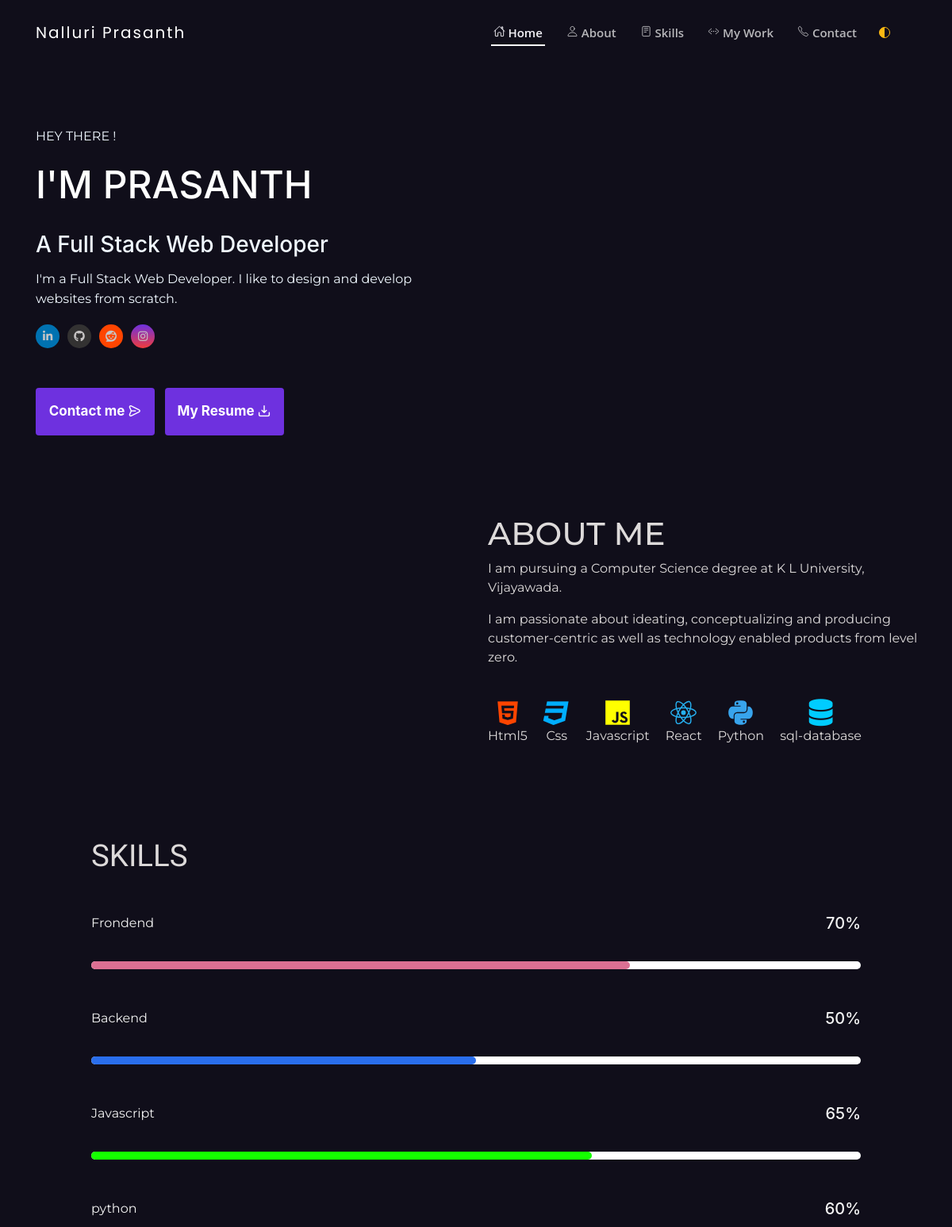
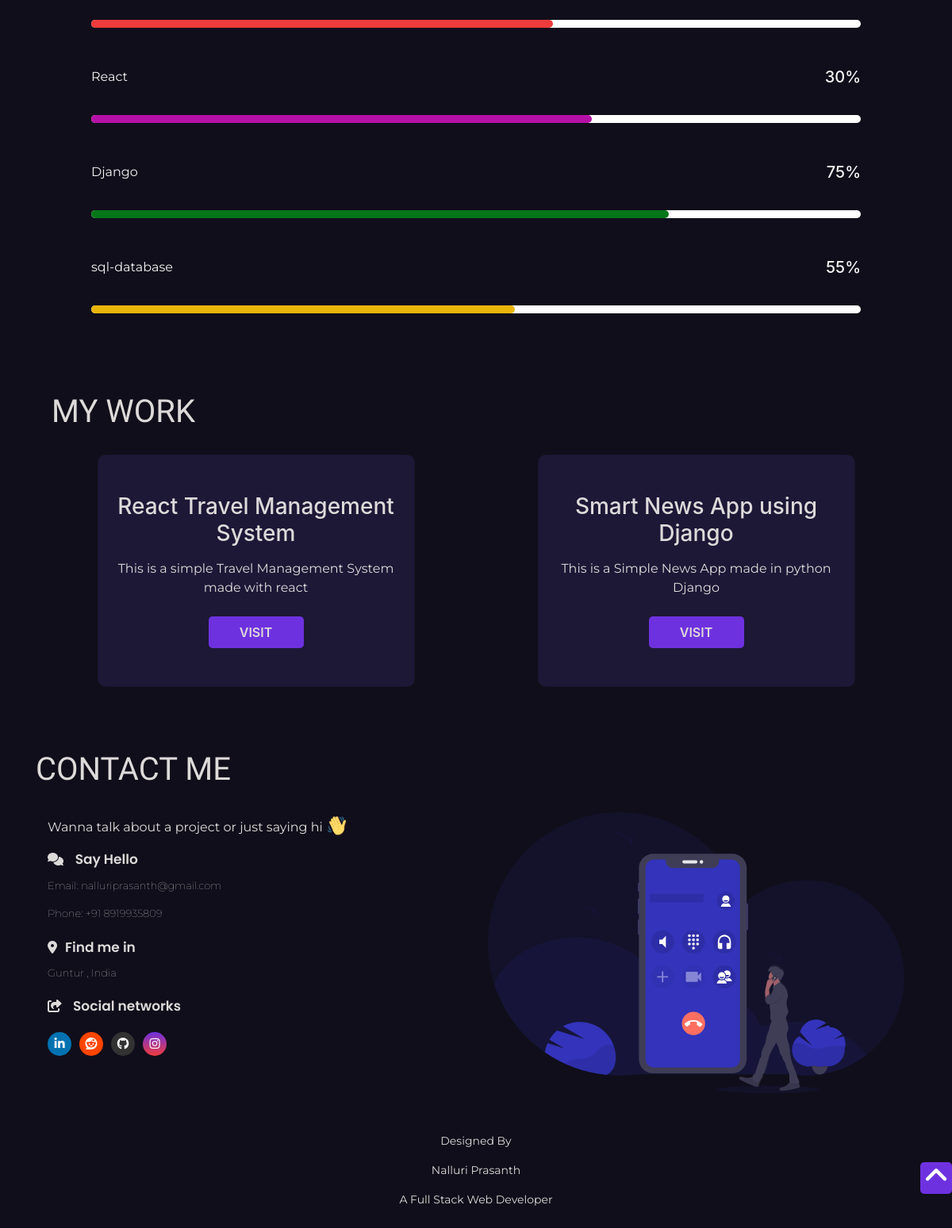
The page / on the database its author committed (2 pictures, top to bottom).
### feeds/models.py (models this page shows, shortened)
class PersonalInformation(models.Model):
    name_complete = models.CharField(max_length=50, blank=True, null=True)
    avatar = models.URLField(blank=True, null=True)
    mini_about = models.TextField(blank=True, null=True)
    address = models.CharField(max_length=100, blank=True, null=True)
    phone = models.CharField(max_length=20, blank=True, null=True)
    email = models.EmailField(max_length=255, blank=True, null=True)
    cv = models.FileField(upload_to='cv', blank=True, null=True)
    github = models.URLField(blank=True, null=True)
    linkedin = models.URLField(blank=True, null=True)
    facebook = models.URLField(blank=True, null=True)
    twitter = models.URLField(blank=True, null=True)
    instagram = models.URLField(blank=True, null=True)
    mycv = models.URLField(blank=True, null=True)

class About(models.Model):
    title = models.CharField(max_length=20, blank=True, null=True)
    description1 = models.TextField(blank=False, null=True)
    description2 = models.TextField(blank=False, null=True)
    about_avatar = models.URLField(blank=True, null=True)

class Projects(models.Model):
    title = models.CharField(max_length=50, blank=True, null=True)
    skill = models.TextField(max_length=230, blank=True, null=True)
    link = models.URLField(blank=True, null=True)
    image = models.URLField(blank=True, null=True)

### feeds/views.py (the view)
# urls.py: path('',views.home_page,name="main_home" )
def home_page(request):
    myinfo = PersonalInformation.objects.all()
    myabout = About.objects.all()
    myskills = Projects.objects.all()
    skills = Skills.objects.all()
    context = {
        "info": myinfo,
        "about": myabout,
        "skills": myskills,
        "know": skills
    }
    return render(request, 'home_page.html', context)

### feeds/templates/home_page.html (shortened to what this page needs)
{% load static %}
<!DOCTYPE html>
<html lang="en">
<head>
    <link rel="stylesheet" href="https://unpkg.com/aos@next/dist/aos.css" />
    <link rel="stylesheet" href="https://code.ionicframework.com/ionicons/2.0.1/css/ionicons.min.css">
    <link rel="stylesheet" href="https://unicons.iconscout.com/release/v4.0.0/css/line.css">
    <link rel="stylesheet" href="https://allyoucan.cloud/cdn/icofont/1.0.1/icofont.css">
    <link href='https://cdn.jsdelivr.net/npm/boxicons@2.0.5/css/boxicons.min.css' rel='stylesheet'>
    <link rel="stylesheet" href="https://stackpath.bootstrapcdn.com/bootstrap/4.3.1/css/bootstrap.min.css">
    <link rel="stylesheet" href="{% static 'css/main.css' %}">
</head>
<body data-aos-easing="ease" data-aos-duration="1500" data-aos-delay="0">
    <header id="header" class="fixed-top ">
        <div class="container-fluid  navbur">
            <div class="navi">
                <div class="col-xl-9 d-flex align-items-center lefty">
                    <h1 class="logo mr-auto" style="font-family: Poppins;"><a href="#home">Nalluri Prasanth</a></h1>
                    <nav class="nav-menu d-none d-lg-block float-right">
                        <ul>
                            <li class="active"><a href="#home"><ion-icon name="home-outline"></ion-icon> Home</a></li>
                            <li><a href="#about"><ion-icon name="person-outline"></ion-icon> About</a></li>
                            <li><a href="#skills"><ion-icon name="reader-outline"></ion-icon> Skills</a></li>
                            <li><a href="#work"><ion-icon name="code-working-outline"></ion-icon> My Work</a></li>
                            <li><a href="#contact"><ion-icon name="call-outline"></ion-icon> Contact</a></li>
                            <div class="invert pl-4 " id="theme-button">
                                <ion-icon name='contrast-outline' style="color:rgb( 253, 184, 19)"></ion-icon>
                            </div>
                        </ul>
                    </nav>
                </div>
            </div>
        </div>
    </header>
    <section class=" descript "  id="home">
        <div class="container ">
            <div class="small-container ">
                <div class="row">
                    <div class="col-md-6 initial-0 aos-init " data-aos="zoom-in" data-aos-delay="200">
                        <p id="hey">HEY THERE !</p>
                        {% for infor in info %}
                        <h1 id="name">I'M <span>{{infor.name_complete}}</span> </h1>
                        <h3> A Full Stack Web Developer</h3>
                        <p> {{infor.mini_about}}</p>
                        <div class="social">
                            <a href="{{infor.linkedin}}"><i class="fa fa-linkedin" style="background: #0072b1;"></i></a>
                            <a href="{{infor.github}}"><i class="fa fa-github"></i>
                             <a href="{{infor.twitter}}"> <i class="fa fa-reddit" style="background: #ff4500;"></i></a>
                             <a href="{{infor.instagram}}"> <i class="fa fa-instagram"></i></a>
                            </a>
                        </div>
                        <div class="button">
                            <a href="mailto:{{infor.email}}"> <button class="main-button2">Contact me <i class="uil uil-message"style="" ></i>  </button></a>
                            <a class="main-button ml-2" href="{{infor.mycv}}" target="_blank" rel="noopener noreferrer"> <button id="btn2">My Resume <i class="uil uil-import"></i></i>
                            </button></a>
                        </div>
                    </div>
                    <div class="col-md-6 initial-1 aos-init" data-aos="zoom-in" data-aos-delay="300">
                    </div>
                    {% endfor %}
                </div>
            </div>
        </div>
    </section>
    <section class="about its-me " id="about">
        <div class="container2">
            <div class="small-container2 ">
                <div class="row2 initial-3">
                    {% for aboutme in about %}
                    <div class="col-md-6 aos-init" data-aos="fade-up-right" data-aos-delay="700">
                    </div>
                    <div class="col-md-6 initial-4">
                        <div class="title aos-init" data-aos="zoom-in" data-aos-delay="200">
                            <h1>{{aboutme.title}}</h1>
                        </div>
                        <p data-aos="zoom-in" data-aos-delay="200" class="aos-init">{{aboutme.description1}}</p>
                        <p data-aos="zoom-in" data-aos-delay="200" class="aos-init">{{aboutme.description2}}</p>
                        <div class="icons aos-init" data-aos="zoom-in" data-aos-delay="300">
                            <div> <i class="fa fa-html5"></i>
                                <p>Html5</p>
                            </div>
                            <div> <i class="fa fa-css3 " aria-hidden=”true”></i>
                                <p>Css</p>
                            </div>
                            <div>
                                <ion-icon name="logo-javascript" style="color: yellow;font-size:35px"></ion-icon>
                                <p>Javascript</p>
                            </div>
                            <div>
                                <ion-icon name="logo-react" style="color: rgb(39, 177, 241);font-size:35px"></ion-icon>
                                <p>React</p>
                            </div>
                            <div>
                                <ion-icon name="logo-python" style="color: #38a4ec;font-size:35px"></ion-icon>
                                <p>Python</p>
                            </div>
                            <div> <i class="fa fa-database"></i>
                                <p>sql-database</p>
                            </div>
                        </div>
                        {% endfor %}
                    </div>
                </div>
            </div>
        </div>
        <article>
            <div class="container skills" id="skills">
                <div class="small-container">
                    <div class="row9">
                        <div class="col-md-10 initial-5">
                            <div class="title">
                                <h1 class="">SKILLS</h1>
                            </div>
                            <div class="all-bars">
                                <div class="bars aos-init" data-aos="zoom-in" data-aos-delay="800">
                                    <div class="bar-info">
                                        <p>Frondend</p>
                                        <h5>70%</h5>
                                    </div>
                                    <div class="bar">
                                        <p id="one"></p>
                                    </div>
                                </div>
                                <div class="bars aos-init" data-aos="zoom-in" data-aos-delay="300">
                                    <div class="bar-info">
                                        <p>Backend</p>
                                        <h5>50%</h5>
                                    </div>
                                    <div class="bar">
                                        <p id="two"></p>
                                    </div>
                                </div>
                                <div class="bars aos-init" data-aos="zoom-in" data-aos-delay="300">
                                    <div class="bar-info">
                                        <p>Javascript</p>
                                        <h5>65%</h5>
                                    </div>
                                    <div class="bar">
                                        <p id="three"></p>
                                    </div>
                                </div>
                                <div class="bars aos-init" data-aos="zoom-in" data-aos-delay="400">
                                    <div class="bar-info">
                                        <p>python</p>
                                        <h5>60%</h5>
                                    </div>
                                    <div class="bar">
                                        <p id="four"></p>
                                    </div>
                                </div>
                                <div class="bars aos-init" data-aos="zoom-in" data-aos-delay="500">
                                    <div class="bar-info">
                                        <p>React</p>
                                        <h5>30%</h5>
                                    </div>
                                    <div class="bar">
                                        <p id="six"></p>
                                    </div>
                                </div>
                                <div class="bars aos-init" data-aos="zoom-in" data-aos-delay="600">
                                    <div class="bar-info">
                                        <p>Django</p>
                                        <h5>75%</h5>
                                    </div>
                                    <div class="bar">
                                        <p id="seven"></p>
                                    </div>
                                </div>
                                <div class="bars aos-init" data-aos="zoom-in" data-aos-delay="700">
                                    <div class="bar-info">
                                        <p>sql-database</p>
                                        <h5>55%</h5>
                                    </div>
                                    <div class="bar">
                                        <p id="five"></p>
                                    </div>
                                </div>
                            </div>
                        </div>
                    </div>
                </div>
            </div>
        </article>
    </section>
    <div class="work">
        <div class="container" id="work">
            <div class="title2">
                <h1>MY WORK</h1>
            </div>
            <div class="small-container">
                <div class="row3">
                    {% for sys in skills %}
                    <div class="card initial-6  w- aos-init" data-aos="zoom-in" data-aos-delay="500">
                        <div class="card-body col-5-info px-4 py-5">
                            <h3 class="pb-2">{{sys.title}}</h3>
                            <p class="pb-2">{{sys.skill}}</p>
                            <button><a href="{{sys.link}}">VISIT</a></button>
                        </div>
                    </div>
                    {% endfor %}
                </div>
            </div>
        </div>
    </div>
    <footer id="contact">
        <div class="container">
            <div class="title5">
                <h1>CONTACT ME</h1>
            </div>
            <div class="small-container">
                <div class="row4">
                                         {% for infor in info %}
                    <div class="col-md-6 initial-8 aos-init" data-aos="fade-down-right" data-aos-delay="300">
                        <p id="helo">Wanna talk about a project or just saying hi <img src="{%  static 'images/e.png' %}" alt="" id="e" class="wave"></p>
                        <div class="contact-info">
                            <div class="c-ico">
                    <i class="fa fa-comments"></i> <span id="io">Say Hello</span></i>
                            </div>
                            <p>Email: <span>{{infor.email}}</span></p>
                            <p>Phone: <span>{{infor.phone}}</span></p>
                        </div>
                        <div class="contact-info">
                            <div class="c-ico">
                                <i class="fa fa-map-marker"></i><span id="io">Find me in</span>
                            </div>
                            <p><span>{{infor.address}}</span></p>
                        </div>
                        <div class="contact-info obojo">
                            <div class="c-ico">
                                <i class="fa fa-share-square-o"> <span id="io">Social networks</span> </i>
                            </div>
                            <h4>
                                <a href="{{infor.linkedin}}"><i class="fa fa-linkedin" style="background: #0072b1;"></i></a>
                                <a href="{{infor.twitter}}" class="m1"> <i class="fa fa-reddit" style="background: #ff4500;"></i></a>
                                <a href="{{infor.github}}"><i class="fa fa-github"></i>
                                <a href="{{infor.instagram}}" class="m1"> <i class="fa fa-instagram"></i></a>
                                </a>
                            </h4>
                        </div>
                    </div>
                    <div class=" col-md-6 initial-7 aos-init " data-aos="zoom-in " data-aos-delay="700 ">
                        <img src="{% static 'images/19.svg' %} " alt=" ">
                    </div>
                 {% endfor %}
                </div>
                <div class="footing ">
                    <div class="row justify-content-center ">
                        <div class="col-md-4 ">
                            <p>Designed By </p>
                            <p>Nalluri Prasanth</p>
                            <p>A Full Stack Web Developer</p>
                        </div>
                    </div>
                </div>
            </div>
        </div>
        <div class="up-arrow ">
            <div class="arrow ">
                <a href="# "><i class="fa fa-angle-up "></i>
            </a>
            </div>
        </div>
    </footer>
</body>
</html>

### rows shown on the page
PersonalInformation: name_complete "PRASANTH", mini_about "I'm a Full Stack Web Developer. I like to design and develop websites from scratch.", email "nalluriprasanth@gmail.com", phone "+91 8919935809", address "Guntur , India"
About: title "ABOUT ME", description1 "I am pursuing a Computer Science degree at K L University, Vijayawada.", description2 "I am passionate about ideating, conceptualizing and producing customer-centric as well as technology enabled products from level zero."
Projects: title "React Travel Management System", skill "This is a simple Travel Management System made with react"
Projects: title "Smart News App using Django", skill "This is a Simple News App made in python Django"
